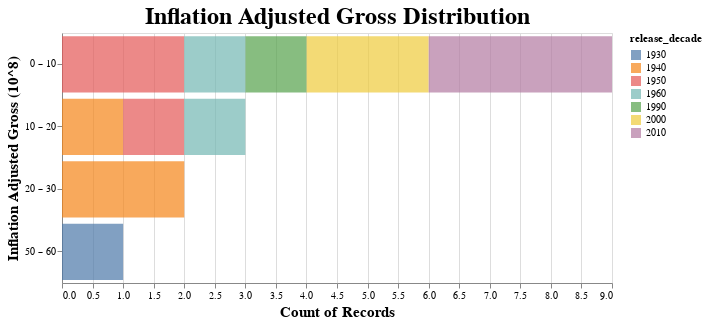

Notebook code cell kept with this figure:
### Markdown cell above
There are still a few anomalies which are grossing far more than the typical `Disney` feature film.</br>
Let's look at every movie which has grossed upwards of `500 000 000` when adjusted for inflation.

### Code cell
highest_grossing_df = complete_df.query(f'inflation_adjusted_gross > 500000000')
plot_histogram(highest_grossing_df, maxbins = 5)

### Figure 1 — Vega-Lite specification as saved in the notebook (floating-point values rounded to 4 significant figures)
{"config": {"view": {"continuousWidth": 400, "continuousHeight": 300}, "axis": {"labelFontSize": 10, "titleFontSize": 15}, "title": {"fontSize": 24}}, "data": {"name": "data-a7a64c1fe7c6ed3ca5d995994f21c0dc"}, "mark": {"type": "bar", "opacity": 0.7}, "encoding": {"color": {"field": "release_decade", "legend": {"title": "release_decade"}, "type": "nominal"}, "x": {"aggregate": "count", "stack": true, "type": "quantitative"}, "y": {"axis": {"title": "Inflation Adjusted Gross (10^8)"}, "bin": {"maxbins": 5}, "field": "feature_display", "type": "nominal"}}, "height": 250, "title": "Inflation Adjusted Gross Distribution", "width": 550, "$schema": "https://vega.github.io/schema/vega-lite/v4.17.0.json", "datasets": {"data-a7a64c1fe7c6ed3ca5d995994f21c0dc": [{"movie_title": "Finding Nemo", "release_decade": 2000, "release_year": 2003, "release_month": 5, "total_gross": 380500000.0, "inflation_adjusted_gross": 518100000.0, "director": null, "MPAA_rating": "G", "genre": "Adventure", "hero-actor": null, "hero": null, "villain-actor": null, "villain": null, "song": null, "feature_display": 5.181}, {"movie_title": "20,000 Leagues Under the Sea", "release_decade": 1950, "release_year": 1954, "release_month": 12, "total_gross": 28200000.0, "inflation_adjusted_gross": 528300000.0, "director": null, "MPAA_rating": null, "genre": "Adventure", "hero-actor": null, "hero": null, "villain-actor": null, "villain": null, "song": null, "feature_display": 5.283}, {"movie_title": "Rogue One: A Star Wars Story", "release_decade": 2010, "release_year": 2016, "release_month": 12, "total_gross": 529500000.0, "inflation_adjusted_gross": 529500000.0, "director": null, "MPAA_rating": "PG-13", "genre": "Adventure", "hero-actor": null, "hero": null, "villain-actor": null, "villain": null, "song": null, "feature_display": 5.295}, {"movie_title": "Pirates of the Caribbean: Dead Man’…", "release_decade": 2000, "release_year": 2006, "release_month": 7, "total_gross": 423300000.0, "inflation_adjusted_gross": 544800000.0, "director": null, "MPAA_rating": "PG-13", "genre": "Adventure", "hero-actor": null, "hero": null, "villain-actor": null, "villain": null, "song": null, "feature_display": 5.448}, {"movie_title": "The Avengers", "release_decade": 2010, "release_year": 2012, "release_month": 5, "total_gross": 623300000.0, "inflation_adjusted_gross": 660100000.0, "director": null, "MPAA_rating": "PG-13", "genre": "Action", "hero-actor": null, "hero": null, "villain-actor": null, "villain": null, "song": null, "feature_display": 6.601}, {"movie_title": "The Lion King", "release_decade": 1990, "release_year": 1994, "release_month": 6, "total_gross": 422800000.0, "inflation_adjusted_gross": 761600000.0, "director": "Roger Allers", "MPAA_rating": "G", "genre": "Adventure", "hero-actor": "Jonathan Taylor Thomas", "hero": "Simba", "villain-actor": "Jeremy Irons", "villain": "Scar", "song": "Circle of Life", "feature_display": 7.616}, {"movie_title": "The Jungle Book", "release_decade": 1960, "release_year": 1967, "release_month": 10, "total_gross": 141800000.0, "inflation_adjusted_gross": 789600000.0, "director": "Wolfgang Reitherman", "MPAA_rating": "Not Rated", "genre": "Musical", "hero-actor": "Bruce Reitherman", "hero": "Mowgli", "villain-actor": null, "villain": "Kaa and Shere Khan", "song": "The Bare Necessities\r\n", "feature_display": 7.896}, {"movie_title": "Cinderella", "release_decade": 1950, "release_year": 1950, "release_month": 2, "total_gross": 85000000.0, "inflation_adjusted_gross": 920600000.0, "director": "Wilfred Jackson", "MPAA_rating": "G", "genre": "Drama", "hero-actor": "Ilene Woods", "hero": "Cinderella", "villain-actor": "Eleanor Audley; Susanne Blakeslee", "villain": "Lady Tremaine", "song": "Bibbidi-Bobbidi-Boo", "feature_display": 9.206}, {"movie_title": "Star Wars Ep. VII: The Force Awakens", "release_decade": 2010, "release_year": 2015, "release_month": 12, "total_gross": 936700000.0, "inflation_adjusted_gross": 936700000.0, "director": null, "MPAA_rating": "PG-13", "genre": "Adventure", "hero-actor": null, "hero": null, "villain-actor": null, "villain": null, "song": null, "feature_display": 9.367}, {"movie_title": "Song of the South", "release_decade": 1940, "release_year": 1946, "release_month": 11, "total_gross": 65000000.0, "inflation_adjusted_gross": 1079000000.0, "director": null, "MPAA_rating": "G", "genre": "Adventure", "hero-actor": null, "hero": null, "villain-actor": null, "villain": null, "song": null, "feature_display": 10.79}, {"movie_title": "Lady and the Tramp", "release_decade": 1950, "release_year": 1955, "release_month": 6, "total_gross": 93600000.0, "inflation_adjusted_gross": 1236000000.0, "director": "Hamilton Luske", "MPAA_rating": "G", "genre": "Drama", "hero-actor": null, "hero": "Lady and Tramp", "villain-actor": null, "villain": "Si and Am", "song": "Bella Notte", "feature_display": 12.36}, {"movie_title": "101 Dalmatians", "release_decade": 1960, "release_year": 1961, "release_month": 1, "total_gross": 153000000.0, "inflation_adjusted_gross": 1363000000.0, "director": "Wolfgang Reitherman", "MPAA_rating": "G", "genre": "Comedy", "hero-actor": null, "hero": null, "villain-actor": null, "villain": null, "song": null, "feature_display": 13.63}, {"movie_title": "Fantasia", "release_decade": 1940, "release_year": 1940, "release_month": 11, "total_gross": 83320000.0, "inflation_adjusted_gross": 2187000000.0, "director": "full credits", "MPAA_rating": "G", "genre": "Musical", "hero-actor": null, "hero": null, "villain-actor": "Corey Burton", "villain": "Chernabog", "song": null, "feature_display": 21.87}, {"movie_title": "Pinocchio", "release_decade": 1940, "release_year": 1940, "release_month": 2, "total_gross": 84300000.0, "inflation_adjusted_gross": 2188000000.0, "director": "Ben Sharpsteen", "MPAA_rating": "G", "genre": "Adventure", "hero-actor": "Dickie Jones", "hero": "Pinocchio", "villain-actor": "Charles Judels", "villain": "Stromboli", "song": "When You Wish upon a Star", "feature_display": 21.88}, {"movie_title": "Snow White and the Seven Dwarfs", "release_decade": 1930, "release_year": 1937, "release_month": 12, "total_gross": 184900000.0, "inflation_adjusted_gross": 5229000000.0, "director": "David Hand", "MPAA_rating": "G", "genre": "Musical", "hero-actor": "Adriana Caselotti", "hero": "Snow White", "villain-actor": null, "villain": "Evil Queen", "song": "Some Day My Prince Will Come", "feature_display": 52.29}]}}
